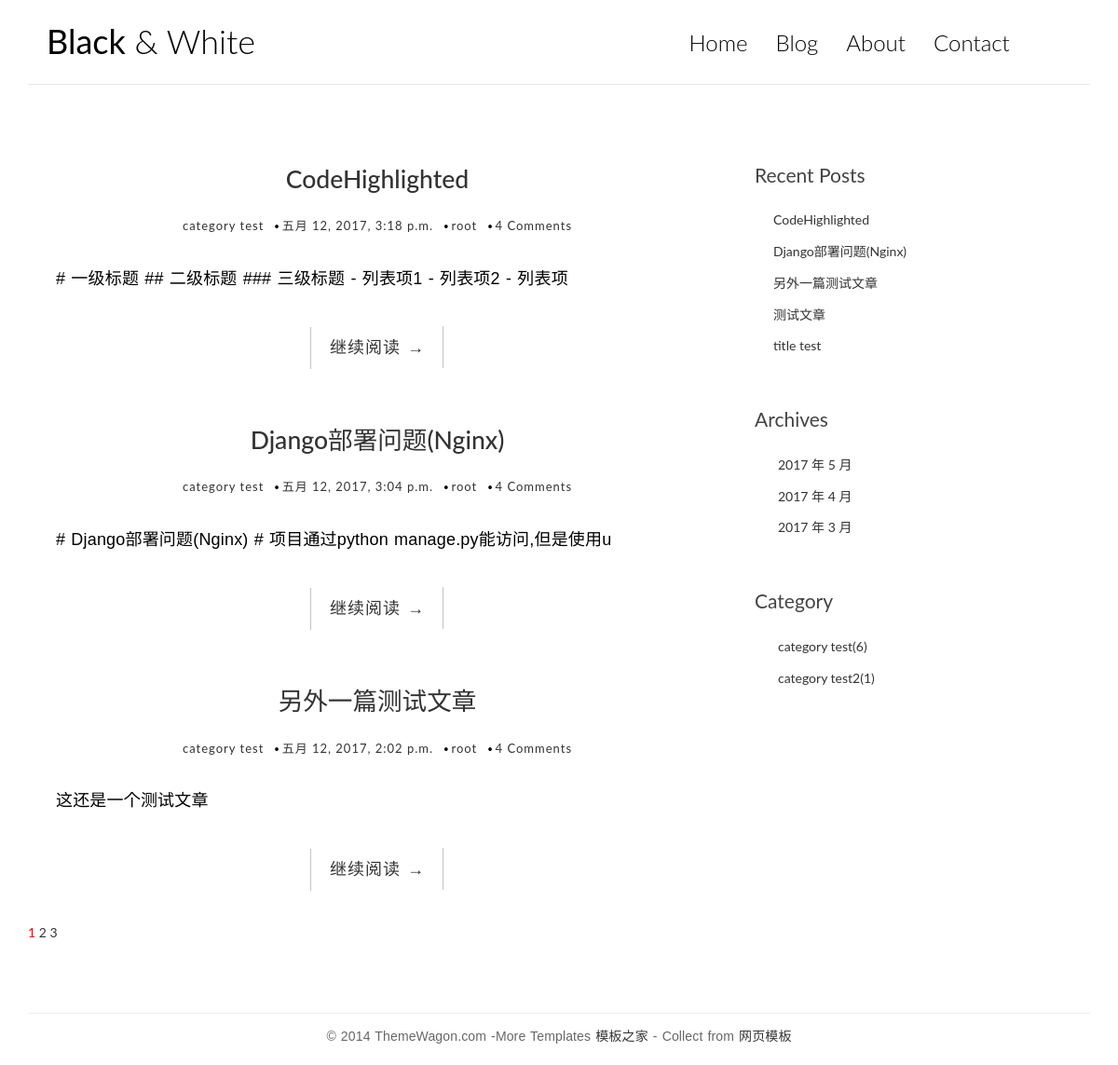
/, run on an earlier commit of the app's database.
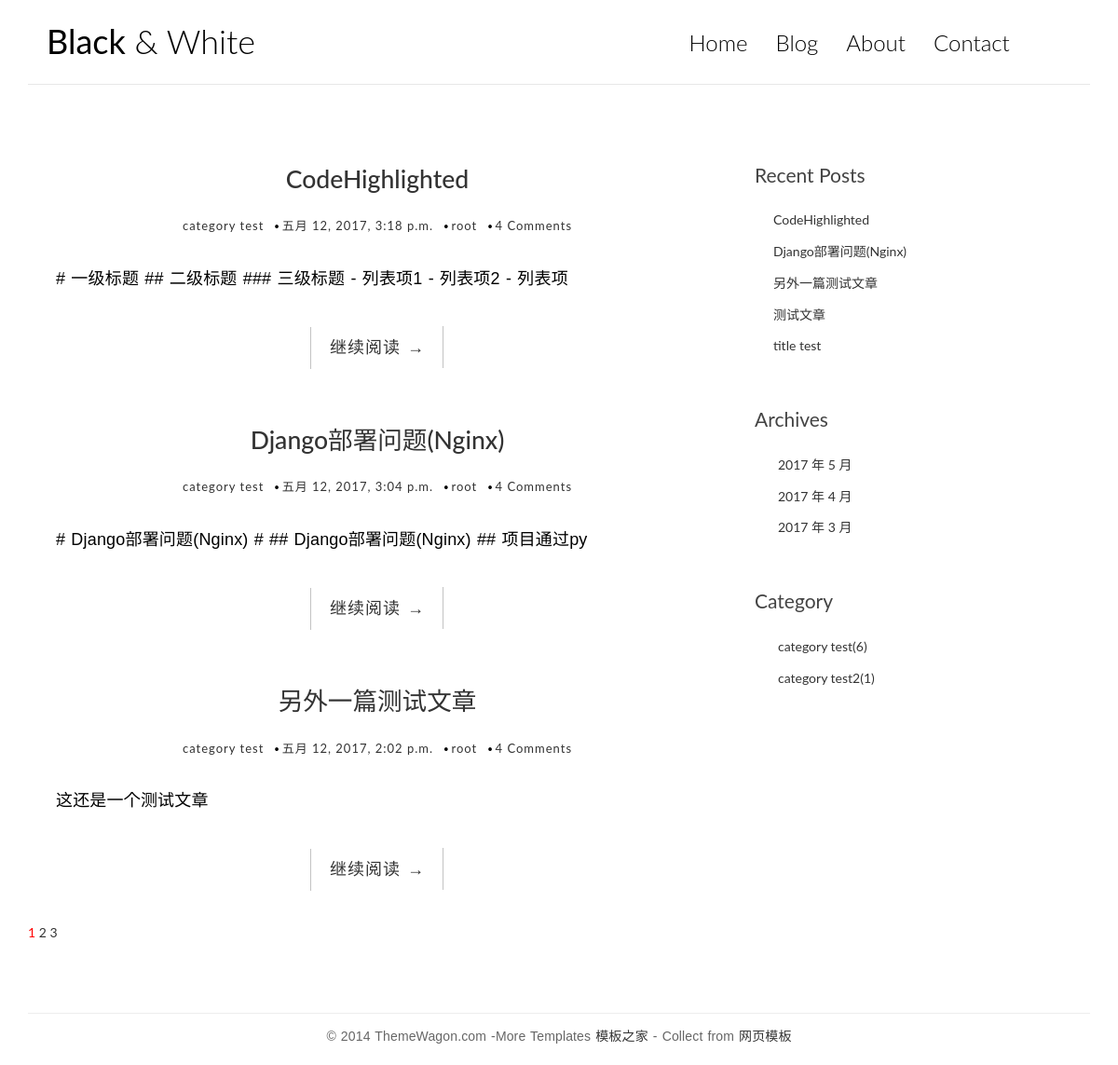
And on a later commit of the database.
### blog/models.py (models this page shows, shortened)
class Post(models.Model):
    title = models.CharField(max_length=70)
    body = models.TextField()
    created_time = models.DateTimeField()
    modified_time = models.DateTimeField()
    excerpt = models.CharField(max_length = 200, blank = True)
    category = models.ForeignKey(Category)
    tags = models.ManyToManyField(Tag, blank = True)
    author = models.ForeignKey(User)
    views = models.PositiveIntegerField(default=0)
    def get_absolute_url(self):
        return reverse('blog:detail', kwargs={'pk': self.pk})
    class Meta:
        ordering = ['-created_time']

class Category(models.Model):
    name = models.CharField(max_length = 100)

### blog/views.py (the view, shortened to what this page needs)
# urls.py: url(r'^$', IndexView.as_view(), name='index'),
class IndexView(ListView):
    model = Post
    template_name = 'blog/index.html'
    context_object_name = 'post_list'
    paginate_by = 3
    def get_context_data(self, **kwargs):
        context = super().get_context_data(**kwargs)
        paginator = context.get('paginator')
        page = context.get('page_obj')
        is_paginated = context.get('is_paginated')
        pagination_data = self.pagination_data(paginator, page, is_paginated)
        context.update(pagination_data)
        return context
    def pagination_data(self, paginator, page, is_paginated):
        if not is_paginated:
            return {}
        left = []
        right = []
        left_has_more = False
        right_has_more = False
        first = False
        last = False
        page_number = page.number
        total_pages = paginator.num_pages
        page_range = paginator.page_range
        if page_number == 1:
            right = page_range[page_number:page_number + 2]
            if right[-1] < total_pages - 1:
                right_has_more = True
            if right[-1] < total_pages:
                last = True
        elif page_number == total_pages:
            left = page_range[(page_number - 3) if (page_number - 3) > 0 else 0:page_number - 1]
            if left[0] > 2:
                left_has_more = True
            if left[0] > 1:
                first = True
        context = {
            'left': left,
            'right': right,
            'left_has_more': left_has_more,
            'right_has_more': right_has_more,
            'first': first,
            'last': last,
        }
        return context

### blog/templatetags/blog_tags.py (called while the page is built)
@register.simple_tag
def get_recent_posts(num=5):
    return Post.objects.all()[:num]

@register.simple_tag
def archives():
    return Post.objects.dates('created_time', 'month', order='DESC')

@register.simple_tag
def get_categories():
    return Category.objects.all()

@register.simple_tag
def get_num_posts():
    category_list = Category.objects.annotate(num_posts=Count('post'))
    return category_list

### templates/blog/index.html (shortened to what this page needs)
{% extends 'blog/base.html' %}
                    {% block main %}
                        {%for post in post_list%}
                        <article class="post post-1">
                            <header class="entry-header">
                               <h1 class="entry-title">
                                   <a href="{{post.get_absolute_url}}">{{post.title}}</a>
                                </h1>
                                <div class="entry-meta">
                                    <span class="post-category">
                                        <a href="#">{{ post.category.name  }} </a>
                                    </span>
                                    <span class="post-date">
                                        <a href="#">
                                            <time class="entry-date" datetime="{{ post.created_time }}">{{ post.created_time }}         </time>
                                        </a>
                                    </span>
                                    <span class="post-author"><a href="#">{{ post.author }} </a></span>
                                    <span class="comments-link"><a href="#">4 Comments</a></span>
                                </div>
                            </header>
                            <div class="entry-content clearfix">
                                <p>{{ post.body | truncatechars:54  }}</p>
                                <div class="read-more cl-effect-14">
                                    <a href="{{post.get_absolute_url}}" class="more-link">继续阅读 <span class="meta-nav">→</span></a>
                                </div>
                            </div>
                        </article>
                        {%empty%}
                        <div class="no-post">暂时还没有发布的文章！</div>
                        {%endfor%}
{% if is_paginated %}
<div class="pagination">
  <a href="?page={{ page_obj.number }}" style="color: red">{{ page_obj.number }}</a>
  {% if right %}
    {% for i in right %}
        <a href="?page={{ i }}">{{ i }}</a>
    {% endfor %}
  {% endif %}
</div>
{% endif %}
                    {% endblock main %}

### templates/blog/base.html (shortened to what this page needs)
{%load blog_tags%}
<!DOCTYPE html>
<html>
	<head>
        {%load staticfiles%}
        <link rel="stylesheet" href="{% static 'blog/css/bootstrap.min.css'%}">
		<link rel="stylesheet" href="http://code.ionicframework.com/ionicons/2.0.1/css/ionicons.min.css">
        <link rel="stylesheet" href="{% static 'blog/css/pace.css'%}">
        <link rel="stylesheet" href="{% static 'blog/css/custom.css'%}">
        <link rel="stylesheet" href="{% static 'blog/css/friendly.css' %}">
	</head>
	<body>
		<div class="container">
			<header id="site-header">
				<div class="row">
					<div class="col-md-4 col-sm-5 col-xs-8">
						<div class="logo">
                            <h1><a href="{% url 'blog:index'%}"><b>Black</b> &amp; White</a></h1>
						</div>
					</div>
					<div class="col-md-8 col-sm-7 col-xs-4">
						<nav class="main-nav" role="navigation">
							<div class="collapse navbar-collapse" id="bs-example-navbar-collapse-1">
  								<ul class="nav navbar-nav navbar-right">
                                    <li class="cl-effect-11"><a href="{%url 'blog:index'%}" data-hover="Home">Home</a></li>
    								<li class="cl-effect-11"><a href="full-width.html" data-hover="Blog">Blog</a></li>
    								<li class="cl-effect-11"><a href="about.html" data-hover="About">About</a></li>
    								<li class="cl-effect-11"><a href="contact.html" data-hover="Contact">Contact</a></li>
  								</ul>
							</div>
						</nav>
					</div>
				</div>
			</header>
		</div>
		<div class="content-body">
			<div class="container">
				<div class="row">
					<main class="col-md-8">
                        {%block main%}
                        {%endblock main%}
					</main>
					<aside class="col-md-4">
						<div class="widget widget-recent-posts">
							<h3 class="widget-title">Recent Posts</h3>
                            {%get_recent_posts as recent_post_list%}
							<ul>
                                {%for post in recent_post_list%}
								<li>
                                    <a href="{{post.get_absolute_url}}">{{post.title}}</a>
								</li>
                                {%endfor%}
							</ul>
						</div>
						<div class="widget widget-archives">
							<h3 class="widget-title">Archives</h3>
                            {% archives as date_list%}
							<ul>
                                {%for date in date_list%}
								<li>
                                <a href="{% url 'blog:archives' date.year date.month%}">{{date.year}} 年 {{ date.month  }} 月</a>
								</li>
                                {%endfor%}
							</ul>
						</div>
						<div class="widget widget-category">
							<h3 class="widget-title">Category</h3>
                            {% get_categories as category_list %}
                            {% get_num_posts as category_list %}
							<ul>
                                {%for category in category_list%}
								<li>
                                <a href="{%url 'blog:category' category.pk%}">{{category.name}}({{category.num_posts}})</a>
								</li>
                                {%endfor%}
							</ul>
						</div>
					</aside>
				</div>
			</div>
		</div>
		<footer id="site-footer">
			<div class="container">
				<div class="row">
					<div class="col-md-12">
						<p class="copyright">&copy; 2014 ThemeWagon.com -More Templates <a href="http://www.cssmoban.com/" target="_blank" title="模板之家">模板之家</a> - Collect from <a href="http://www.cssmoban.com/" title="网页模板" target="_blank">网页模板</a></p>
					</div>
				</div>
			</div>
		</footer>
	</body>
</html>

### blog/static/blog/css/custom.css (style rules this page uses)
* { outline: none; }
h1, h2, h3, h4, h5, h6 { margin-top: 0; }
b { font-weight: 400; }
a { color: #333; }
body { color: #444; font-family: 'Lato', sans-serif; }
p { font-family: 'Ubuntu', sans-serif; font-weight: 400; word-spacing: 1px; letter-spacing: 0.01em; }
#site-header { background-color: #FFF; padding: 25px 20px; margin-bottom: 40px; border-bottom: 1px solid #e7e7e7; }
.logo h1 a { color: #000; }
.logo h1 { margin: 0; font-family: 'Lato', sans-serif; font-weight: 300; }
.main-nav { margin-top: 11px; max-width: 95%; }
.main-nav a { color: #000000 !important; padding: 0 0 5px 0 !important; margin-right: 30px; font-family: 'Lato', sans-serif; font-weight: 300; font-size: 24px; }
.cl-effect-11 a { padding: 10px 0; color: #0972b4; text-shadow: none; }
.cl-effect-11 a::before { position: absolute; top: 0; left: 0; overflow: hidden; padding: 0 0 5px 0 !important; max-width: 0; border-bottom: 1px solid #000; color: #000; content: attr(data-hover); -webkit-transition: max-width 0.5s; -moz-transition: max-width 0.5s; transition: max-width 0.5s; }
.content-body { padding-bottom: 4em; }
.post, .comment-area { background: #fff; padding: 30px 30px 0; }
.entry-title { text-align: center; font-size: 1.9em; margin-bottom: 20px; line-height: 1.6; padding: 10px 20px 0; }
.entry-meta { text-align: center; color: #DDDDDD; font-size: 13px; letter-spacing: 1px; margin-bottom: 30px; }
.entry-content { font-size: 18px; line-height: 1.9; font-weight: 300; color: #000; }
.post-category, .post-date, .post-author { position: relative; padding-right: 15px; }
.post-category::after, .post-date::after, .post-author::after { position: absolute; content: '.'; color: #000; font-size: 30px; top: -22px; right: 1px; }
.read-more { font-family: 'Ubuntu', sans-serif; font-weight: 400; word-spacing: 1px; letter-spacing: 0.01em; text-align: center; margin-top: 20px; }
.cl-effect-14 a { padding: 0 20px; height: 45px; line-height: 45px; position: relative; display: inline-block; margin: 15px 25px; letter-spacing: 1px; font-weight: 400; text-shadow: 0 0 1px rgba(255,255,255,0.3); }
.cl-effect-14 a::before, .cl-effect-14 a::after { position: absolute; width: 45px; height: 1px; background: #C3C3C3; content: ''; -webkit-transition: all 0.3s; -moz-transition: all 0.3s; transition: all 0.3s; pointer-events: none; }
.cl-effect-14 a::before { top: 0; left: 0; -webkit-transform: rotate(90deg); -moz-transform: rotate(90deg); transform: rotate(90deg); -webkit-transform-origin: 0 0; -moz-transform-origin: 0 0; transform-origin: 0 0; }
.cl-effect-14 a::after { right: 0; bottom: 0; -webkit-transform: rotate(90deg); -moz-transform: rotate(90deg); transform: rotate(90deg); -webkit-transform-origin: 100% 0; -moz-transform-origin: 100% 0; transform-origin: 100% 0; }
.widget { background: #fff; padding: 30px 0 0; }
.widget-title { font-size: 1.5em; margin-bottom: 20px; line-height: 1.6; padding: 10px 0 0; font-weight: 400; }
.widget-recent-posts ul { padding: 0; margin: 0; padding-left: 20px; }
.widget-recent-posts ul li { list-style-type: none; position: relative; line-height: 170%; margin-bottom: 10px; }
.widget-recent-posts ul li::before { content: '\f3d3'; font-family: "Ionicons"; position: absolute; left: -17px; top: 3px; font-size: 16px; color: #000; }
.widget-archives ul { padding: 0; margin: 0; padding-left: 25px; }
.widget-archives ul li { list-style-type: none; position: relative; line-height: 170%; margin-bottom: 10px; }
.widget-archives ul li::before { content: '\f3f3'; font-family: "Ionicons"; position: absolute; left: -25px; top: 1px; font-size: 16px; color: #000; }
.widget-category ul { padding: 0; margin: 0; padding-left: 25px; }
.widget-category ul li { list-style-type: none; position: relative; line-height: 170%; margin-bottom: 10px; }
.widget-category ul li::before { content: '\f3fe'; font-family: "Ionicons"; position: absolute; left: -25px; top: 1px; font-size: 18px; color: #000; }
#site-footer { padding-top: 10px; padding: 0 0 1.5em 0; }
.copyright { text-align: center; padding-top: 1em; margin: 0; border-top: 1px solid #eee; color: #666; }

What changed in the data, as far as the page shows it:
changed Post "Django部署问题(Nginx)": body "# Django部署问题(Nginx) # 项目通过python manage.py能访问,但是使用u" → "# Django部署问题(Nginx) # ## Django部署问题(Nginx) ## 项目通过py"
